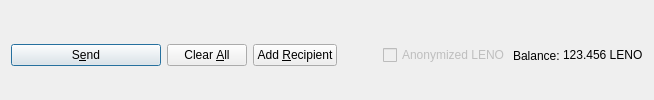
         <widget class="QFrame" name="frame_Send">
          <layout class="QHBoxLayout" name="horizontalLayout">
           <property name="bottomMargin">
            <number>0</number>
           </property>
           <item>
            <widget class="QPushButton" name="sendButton">
             <property name="minimumSize">
              <size>
               <width>150</width>
               <height>0</height>
              </size>
             </property>
             <property name="toolTip">
              <string>Confirm the send action</string>
             </property>
             <property name="text">
              <string>S&amp;end</string>
             </property>
             <property name="icon">
              <iconset resource="../lenocore.qrc">
               <normaloff>:/icons/send</normaloff>:/icons/send</iconset>
             </property>
             <property name="autoDefault">
              <bool>false</bool>
             </property>
             <property name="default">
              <bool>true</bool>
             </property>
            </widget>
           </item>
           <item>
            <widget class="QPushButton" name="clearButton">
             <property name="sizePolicy">
              <sizepolicy hsizetype="Minimum" vsizetype="Fixed">
               <horstretch>0</horstretch>
               <verstretch>0</verstretch>
              </sizepolicy>
             </property>
             <property name="toolTip">
              <string>Clear all fields of the form.</string>
             </property>
             <property name="text">
              <string>Clear &amp;All</string>
             </property>
             <property name="icon">
              <iconset resource="../lenocore.qrc">
               <normaloff>:/icons/remove</normaloff>:/icons/remove</iconset>
             </property>
             <property name="autoDefault">
              <bool>false</bool>
             </property>
            </widget>
           </item>
           <item>
            <widget class="QPushButton" name="addButton">
             <property name="toolTip">
              <string>Send to multiple recipients at once</string>
             </property>
             <property name="text">
              <string>Add &amp;Recipient</string>
             </property>
             <property name="icon">
              <iconset resource="../lenocore.qrc">
               <normaloff>:/icons/add</normaloff>:/icons/add</iconset>
             </property>
             <property name="autoDefault">
              <bool>false</bool>
             </property>
            </widget>
           </item>
           <item>
            <spacer name="horizontalSpacer">
             <property name="orientation">
              <enum>Qt::Horizontal</enum>
             </property>
             <property name="sizeHint" stdset="0">
              <size>
               <width>40</width>
               <height>20</height>
              </size>
             </property>
            </spacer>
           </item>
           <item>
            <layout class="QHBoxLayout" name="horizontalLayout_2">
             <property name="spacing">
              <number>3</number>
             </property>
             <item>
              <widget class="QCheckBox" name="checkzleno">
               <property name="enabled">
                <bool>false</bool>
               </property>
               <property name="text">
                <string>Anonymized LENO</string>
               </property>
              </widget>
             </item>
             <item>
              <widget class="QLabel" name="label">
               <property name="text">
                <string>Balance:</string>
               </property>
              </widget>
             </item>
             <item>
              <widget class="QLabel" name="labelBalance">
               <property name="sizePolicy">
                <sizepolicy hsizetype="Preferred" vsizetype="Fixed">
                 <horstretch>0</horstretch>
                 <verstretch>0</verstretch>
                </sizepolicy>
               </property>
               <property name="cursor">
                <cursorShape>IBeamCursor</cursorShape>
               </property>
               <property name="text">
                <string notr="true">123.456 LENO</string>
               </property>
               <property name="textInteractionFlags">
                <set>Qt::LinksAccessibleByMouse|Qt::TextSelectableByKeyboard|Qt::TextSelectableByMouse</set>
               </property>
              </widget>
             </item>
            </layout>
           </item>
          </layout>
         </widget>
